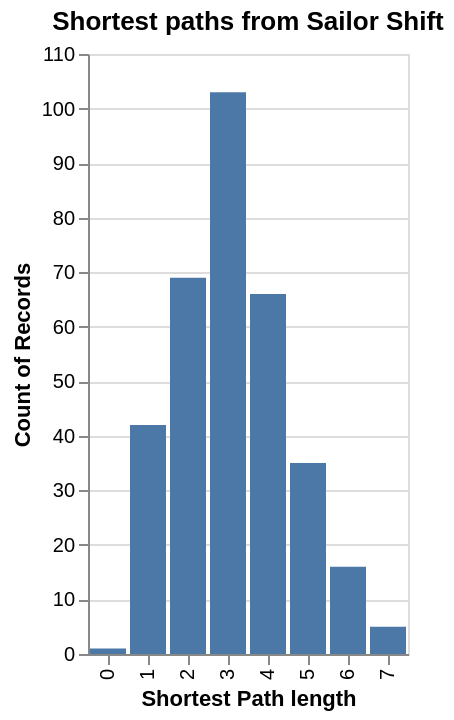

Source (notebook cell):
### Code cell
shortest_paths = pd.DataFrame(nx.shortest_path_length(G, source=largest_hub).values())
alt.Chart(shortest_paths).mark_bar().encode(
    x=alt.X('0:O').title('Shortest Path length'),
    y='count()',
).properties(title='Shortest paths from Sailor Shift')

### Figure 1 — Vega-Lite specification as saved in the notebook (floating-point values rounded to 4 significant figures; data arrays with more than 128 entries replaced by an {"elided": "..."} marker saying what was removed)
{"config": {"view": {"continuousWidth": 300, "continuousHeight": 300}}, "data": {"name": "data-00a9b90d35141a6ae7674c1ba408e40b"}, "mark": {"type": "bar"}, "encoding": {"x": {"field": "0", "title": "Shortest Path length", "type": "ordinal"}, "y": {"aggregate": "count", "type": "quantitative"}}, "title": "Shortest paths from Sailor Shift", "$schema": "https://vega.github.io/schema/vega-lite/v6.1.0.json", "datasets": {"data-00a9b90d35141a6ae7674c1ba408e40b": {"elided": "337 records"}}}
